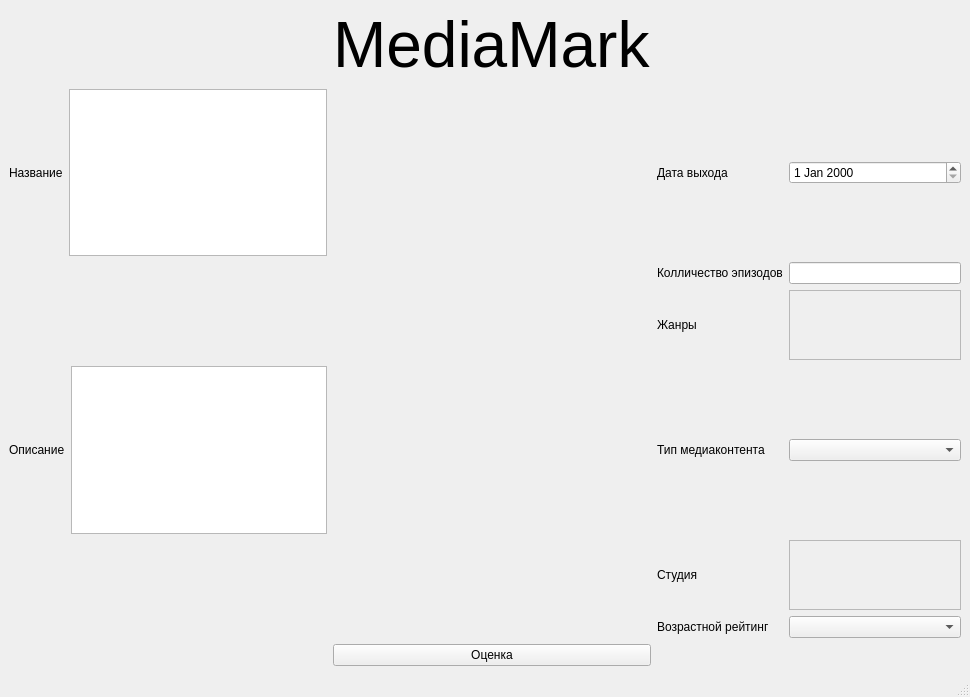
<?xml version="1.0" encoding="UTF-8"?>
<ui version="4.0">
 <class>MainWindow</class>
 <widget class="QMainWindow" name="MainWindow">
  <property name="geometry">
   <rect>
    <x>0</x>
    <y>0</y>
    <width>970</width>
    <height>697</height>
   </rect>
  </property>
  <property name="windowTitle">
   <string>MainWindow</string>
  </property>
  <widget class="QWidget" name="centralwidget">
   <layout class="QGridLayout" name="gridLayout_2">
    <item row="0" column="0">
     <layout class="QGridLayout" name="gridLayout">
      <item row="3" column="2">
       <widget class="QLabel" name="Genre_label">
        <property name="text">
         <string>Жанры</string>
        </property>
       </widget>
      </item>
      <item row="5" column="2">
       <widget class="QLabel" name="Studio_label">
        <property name="text">
         <string>Студия</string>
        </property>
       </widget>
      </item>
      <item row="2" column="3">
       <layout class="QHBoxLayout" name="horizontalLayout_5">
        <item>
         <widget class="QLineEdit" name="EpisodeCount_lineEdit"/>
        </item>
       </layout>
      </item>
      <item row="6" column="2">
       <widget class="QLabel" name="AgeRating_label">
        <property name="text">
         <string>Возрастной рейтинг</string>
        </property>
       </widget>
      </item>
      <item row="3" column="3">
       <layout class="QHBoxLayout" name="horizontalLayout_4">
        <item>
         <widget class="QScrollArea" name="GenreArea">
          <property name="widgetResizable">
           <bool>true</bool>
          </property>
          <widget class="QWidget" name="scrollAreaWidgetContents">
           <property name="geometry">
            <rect>
             <x>0</x>
             <y>0</y>
             <width>191</width>
             <height>69</height>
            </rect>
           </property>
           <property name="maximumSize">
            <size>
             <width>191</width>
             <height>16777215</height>
            </size>
           </property>
           <widget class="QWidget" name="verticalLayoutWidget_3">
            <property name="geometry">
             <rect>
              <x>0</x>
              <y>0</y>
              <width>191</width>
              <height>71</height>
             </rect>
            </property>
            <layout class="QVBoxLayout" name="Genres"/>
           </widget>
          </widget>
         </widget>
        </item>
       </layout>
      </item>
      <item row="6" column="3">
       <widget class="QComboBox" name="AgeRating_Combobox"/>
      </item>
      <item row="4" column="2">
       <widget class="QLabel" name="Type_Label">
        <property name="text">
         <string>&lt;html&gt;&lt;head/&gt;&lt;body&gt;&lt;p&gt;Тип медиаконтента&lt;/p&gt;&lt;/body&gt;&lt;/html&gt;</string>
        </property>
       </widget>
      </item>
      <item row="0" column="1">
       <widget class="QLabel" name="MediaMark_main_label">
        <property name="text">
         <string>&lt;html&gt;&lt;head/&gt;&lt;body&gt;&lt;p&gt;&lt;span style=&quot; font-size:48pt;&quot;&gt;MediaMark&lt;/span&gt;&lt;/p&gt;&lt;/body&gt;&lt;/html&gt;</string>
        </property>
       </widget>
      </item>
      <item row="2" column="2">
       <widget class="QLabel" name="EpisodeCount_label">
        <property name="text">
         <string>Колличество эпизодов</string>
        </property>
       </widget>
      </item>
      <item row="1" column="2">
       <widget class="QLabel" name="Date_label">
        <property name="text">
         <string>Дата выхода</string>
        </property>
       </widget>
      </item>
      <item row="7" column="3">
       <spacer name="horizontalSpacer_2">
        <property name="orientation">
         <enum>Qt::Horizontal</enum>
        </property>
        <property name="sizeHint" stdset="0">
         <size>
          <width>40</width>
          <height>20</height>
         </size>
        </property>
       </spacer>
      </item>
      <item row="7" column="1">
       <widget class="QPushButton" name="estimation_button">
        <property name="text">
         <string>Оценка</string>
        </property>
       </widget>
      </item>
      <item row="7" column="0">
       <spacer name="horizontalSpacer">
        <property name="orientation">
         <enum>Qt::Horizontal</enum>
        </property>
        <property name="sizeHint" stdset="0">
         <size>
          <width>40</width>
          <height>20</height>
         </size>
        </property>
       </spacer>
      </item>
      <item row="4" column="1">
       <spacer name="verticalSpacer">
        <property name="orientation">
         <enum>Qt::Vertical</enum>
        </property>
        <property name="sizeHint" stdset="0">
         <size>
          <width>20</width>
          <height>40</height>
         </size>
        </property>
       </spacer>
      </item>
      <item row="1" column="3">
       <layout class="QHBoxLayout" name="horizontalLayout_3">
        <item>
         <widget class="QDateEdit" name="dateEdit"/>
        </item>
       </layout>
      </item>
      <item row="4" column="0">
       <layout class="QVBoxLayout" name="verticalLayout_4">
        <item>
         <layout class="QHBoxLayout" name="Description_Layout">
          <item>
           <widget class="QLabel" name="Description_label">
            <property name="text">
             <string>&lt;html&gt;&lt;head/&gt;&lt;body&gt;&lt;p&gt;Описание&lt;/p&gt;&lt;/body&gt;&lt;/html&gt;</string>
            </property>
           </widget>
          </item>
          <item>
           <widget class="QTextEdit" name="Description_textEdit"/>
          </item>
         </layout>
        </item>
       </layout>
      </item>
      <item row="0" column="3">
       <spacer name="horizontalSpacer_4">
        <property name="orientation">
         <enum>Qt::Horizontal</enum>
        </property>
        <property name="sizeHint" stdset="0">
         <size>
          <width>40</width>
          <height>20</height>
         </size>
        </property>
       </spacer>
      </item>
      <item row="0" column="0">
       <spacer name="horizontalSpacer_3">
        <property name="orientation">
         <enum>Qt::Horizontal</enum>
        </property>
        <property name="sizeHint" stdset="0">
         <size>
          <width>40</width>
          <height>20</height>
         </size>
        </property>
       </spacer>
      </item>
      <item row="1" column="0">
       <layout class="QHBoxLayout" name="Name_Layout">
        <item>
         <widget class="QLabel" name="Name_label">
          <property name="text">
           <string>Название</string>
          </property>
         </widget>
        </item>
        <item>
         <widget class="QTextEdit" name="Name_textEdit"/>
        </item>
       </layout>
      </item>
      <item row="4" column="3">
       <layout class="QVBoxLayout" name="verticalLayout_5">
        <item>
         <layout class="QHBoxLayout" name="horizontalLayout_2">
          <item>
           <widget class="QComboBox" name="Type_Combobox"/>
          </item>
         </layout>
        </item>
       </layout>
      </item>
      <item row="5" column="3">
       <widget class="QScrollArea" name="StudiosArea">
        <property name="widgetResizable">
         <bool>true</bool>
        </property>
        <widget class="QWidget" name="scrollAreaWidgetContents_3">
         <property name="geometry">
          <rect>
           <x>0</x>
           <y>0</y>
           <width>193</width>
           <height>69</height>
          </rect>
         </property>
         <widget class="QWidget" name="verticalLayoutWidget">
          <property name="geometry">
           <rect>
            <x>0</x>
            <y>0</y>
            <width>191</width>
            <height>71</height>
           </rect>
          </property>
          <layout class="QVBoxLayout" name="Studios"/>
         </widget>
        </widget>
       </widget>
      </item>
     </layout>
    </item>
   </layout>
  </widget>
  <widget class="QStatusBar" name="statusbar"/>
 </widget>
 <resources/>
 <connections/>
</ui>
